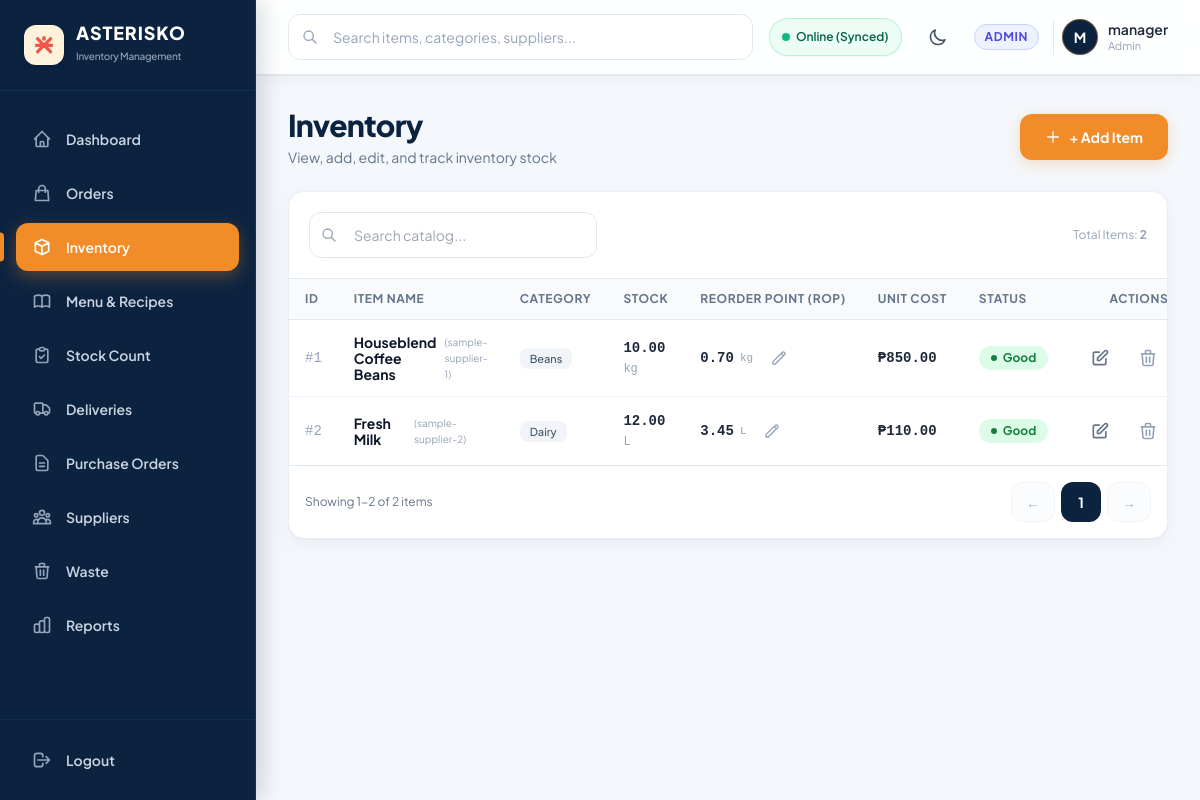
Page /pages/manage_items.php (signed in) on the earlier database version.
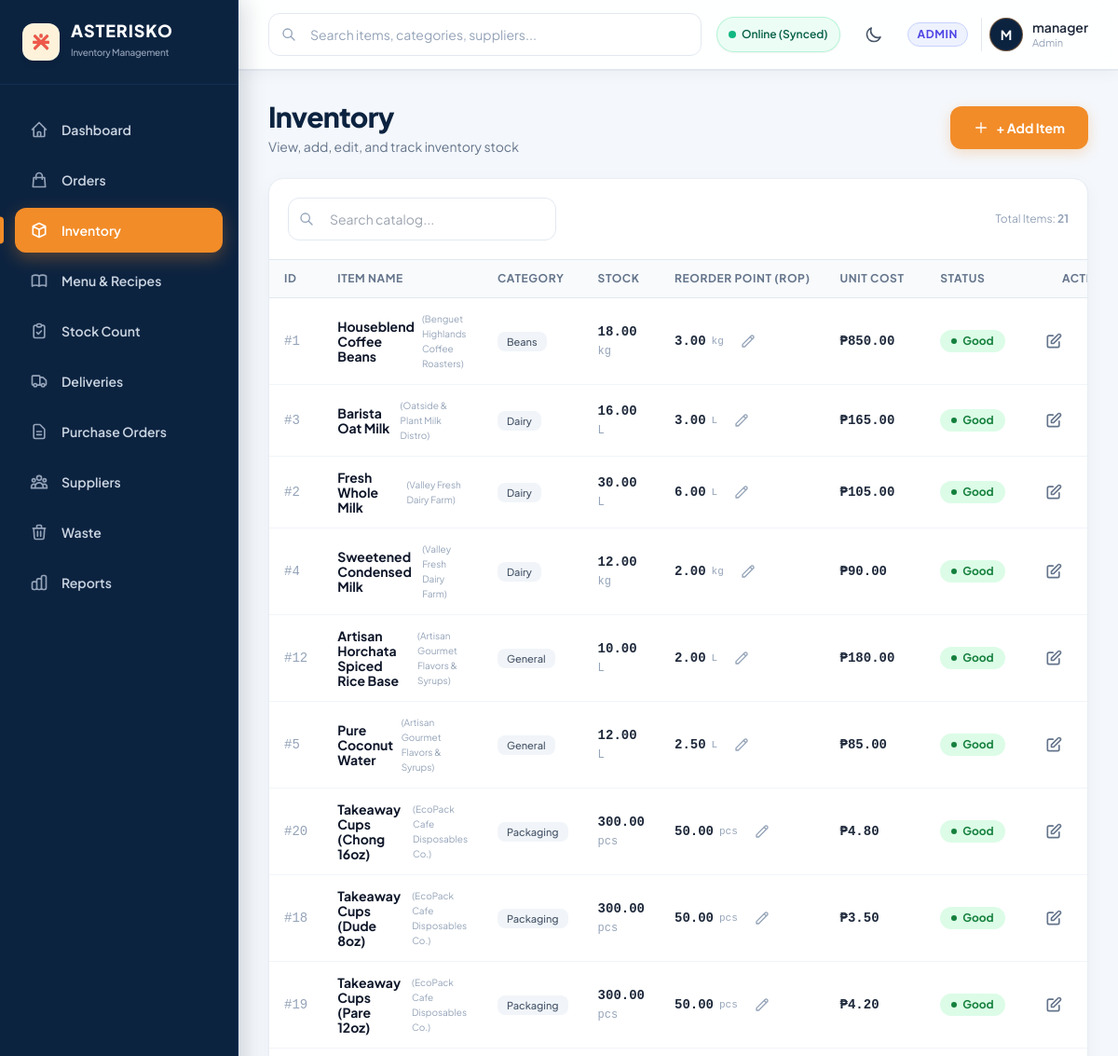
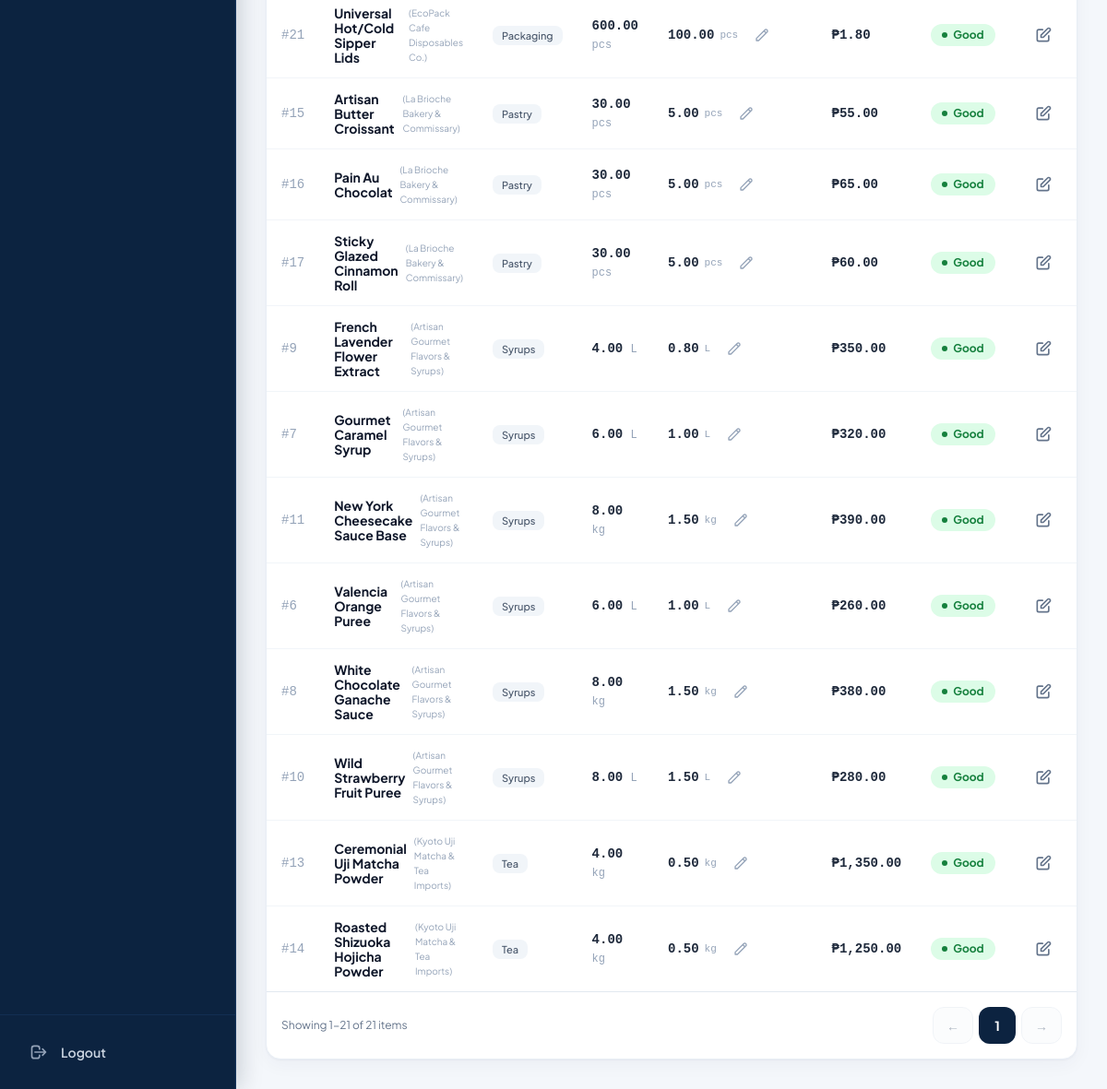
Same page on the later database version (2 pictures, top to bottom).
### pages/manage_items.php (the view, shortened to what the changed rows need)
<?php
require_once __DIR__ . '/../config/db.php';
$items = $pdo->query("
    SELECT si.*, si.NAME AS NAME, si.NAME AS name, s.NAME AS supplier_name
    FROM stock_items si
    LEFT JOIN suppliers s ON s.id = si.supplier_id
    ORDER BY si.is_active DESC, si.category, si.NAME
")->fetchAll(PDO::FETCH_ASSOC);
?>
<!DOCTYPE html>
<html lang="en">
<head>
    <?php require_once __DIR__ . '/../includes/head.php'; ?>
</head>
<body class="bg-[#F4F7FB] dark:bg-[#071526] text-slate-800 dark:text-slate-100 min-h-screen">
    <?php require_once __DIR__ . '/../includes/sidebar.php'; ?>
    <div class="lg:pl-64 flex flex-col min-h-screen">
        <main class="flex-1 p-4 sm:p-6 lg:p-8 space-y-6 max-w-7xl w-full mx-auto">
            <div class="flex flex-col sm:flex-row sm:items-center sm:justify-between gap-4">
                <div>
                    <h1 class="text-2xl sm:text-3xl font-extrabold text-slate-900 dark:text-white tracking-tight">Inventory</h1>
                </div>
            </div>
            <div class="bg-white dark:bg-[#0C2340] rounded-2xl shadow-sm border border-slate-200/80 dark:border-[#15345C] overflow-hidden">
                <div class="p-4 sm:p-5 border-b border-slate-200 dark:border-[#15345C] flex flex-col sm:flex-row justify-between items-center gap-3">
                    <span class="text-xs text-slate-400">Total Items: <b><?= count($items) ?></b></span>
                </div>
                <div class="overflow-x-auto">
                    <table class="w-full text-xs text-left" id="items-table">
                        <thead>
                            <tr>
                                <th>ID</th>
                                <th>Item Name</th>
                                <th>Category</th>
                                <th>Stock</th>
                                <th>Reorder Point (ROP)</th>
                                <th>Unit Cost</th>
                                <th>Status</th>
                                <th class="text-right">Actions</th>
                            </tr>
                        </thead>
                        <tbody>
                            <?php foreach ($items as $item):
                                $isLow = (float)$item['quantity'] <= (float)$item['reorder_point'];
                            ?>
                            <tr class="<?= !$item['is_active'] ? 'opacity-50 bg-slate-50 dark:bg-slate-900/30' : '' ?>">
                                <td class="font-mono text-slate-400">#<?= $item['id'] ?></td>
                                <td class="font-bold text-slate-900 dark:text-white">
                                    <div class="flex items-center gap-2">
                                        <span><?= htmlspecialchars($item['NAME'] ?? $item['name']) ?></span>
                                        <?php if (!empty($item['supplier_name'])): ?>
                                            <span class="text-[10px] text-slate-400 font-normal">(<?= htmlspecialchars($item['supplier_name']) ?>)</span>
                                        <?php endif; ?>
                                    </div>
                                </td>
                                <td>
                                    <span class="px-2.5 py-1 rounded-lg bg-slate-100 dark:bg-[#132E52] text-slate-600 dark:text-slate-300 text-[11px] font-medium">
                                        <?= htmlspecialchars($item['category']) ?>
                                    </span>
                                </td>
                                <td class="font-mono font-bold text-sm">
                                    <?= number_format($item['quantity'], 2) ?> <span class="text-xs font-normal text-slate-400"><?= htmlspecialchars($item['unit']) ?></span>
                                </td>
                                <td class="font-mono">
                                    <div class="inline-flex items-center gap-1.5 group">
                                        <span class="font-bold text-slate-800 dark:text-slate-200"><?= number_format($item['reorder_point'], 2) ?></span>
                                        <span class="text-[11px] text-slate-400"><?= htmlspecialchars($item['unit']) ?></span>
                                        <button type="button"
                                                onclick='openQuickRopModal(<?= $item['id'] ?>, "<?= addslashes(htmlspecialchars($item['NAME'] ?? $item['name'])) ?>", <?= (float)$item['reorder_point'] ?>, "<?= addslashes(htmlspecialchars($item['unit'])) ?>")'
                                                class="btn-icon w-9 h-9 inline-flex items-center justify-center rounded-lg text-slate-400 hover:text-[#F28C28] hover:bg-orange-50 dark:hover:bg-[#132E52] transition-colors shrink-0" title="Change Reorder Point (ROP)">
                                            <svg class="w-4 h-4" fill="none" stroke="currentColor" viewBox="0 0 24 24"><path stroke-linecap="round" stroke-linejoin="round" stroke-width="2" d="M15.232 5.232l3.536 3.536m-2.036-5.036a2.5 2.5 0 113.536 3.536L6.5 21.036H3v-3.572L16.732 3.732z"/></svg>
                                        </button>
                                    </div>
                                </td>
                                <td class="font-mono font-semibold">
                                    ₱<?= number_format($item['unit_cost'], 2) ?>
                                </td>
                                <td>
                                    <?php if (!$item['is_active']): ?>
                                        <span class="badge-danger">Inactive</span>
                                    <?php elseif ($isLow): ?>
                                        <span class="badge-low">Low Stock</span>
                                    <?php else: ?>
                                        <span class="badge-good">Good</span>
                                    <?php endif; ?>
                                </td>
                                <td class="text-right">
                                    <div class="inline-flex items-center gap-2">
                                        <button type="button"
                                                onclick='openEditModal(<?= json_encode($item) ?>)'
                                                class="btn-icon w-10 h-10 inline-flex items-center justify-center rounded-xl text-slate-500 hover:text-[#F28C28] hover:bg-orange-50 dark:hover:bg-[#132E52] transition-colors shrink-0" title="Edit Item">
                                            <svg class="w-4 h-4 sm:w-5 sm:h-5" fill="none" stroke="currentColor" viewBox="0 0 24 24"><path stroke-linecap="round" stroke-linejoin="round" stroke-width="2" d="M11 5H6a2 2 0 00-2 2v11a2 2 0 002 2h11a2 2 0 002-2v-5m-1.414-9.414a2 2 0 112.828 2.828L11.828 15H9v-2.828l8.586-8.586z"/></svg>
                                        </button>
                                        <form method="POST" class="inline-flex" onsubmit="return confirm('Change active status for this item?');">
                                            <button type="submit" class="btn-icon w-10 h-10 inline-flex items-center justify-center rounded-xl text-slate-400 hover:text-rose-500 hover:bg-rose-50 dark:hover:bg-rose-950/30 transition-colors shrink-0" title="<?= $item['is_active'] ? 'Deactivate' : 'Reactivate' ?>">
                                                <svg class="w-4 h-4 sm:w-5 sm:h-5" fill="none" stroke="currentColor" viewBox="0 0 24 24"><path stroke-linecap="round" stroke-linejoin="round" stroke-width="2" d="M19 7l-.867 12.142A2 2 0 0116.138 21H7.862a2 2 0 01-1.995-1.858L5 7m5 4v6m4-6v6m1-10V4a1 1 0 00-1-1h-4a1 1 0 00-1 1v3M4 7h16"/></svg>
                                            </button>
                                        </form>
                                    </div>
                                </td>
                            </tr>
                            <?php endforeach; ?>
                        </tbody>
                    </table>
                </div>
                <div class="p-4 border-t border-slate-200 dark:border-[#15345C] flex flex-col sm:flex-row justify-between items-center text-xs text-slate-500 gap-2">
                    <span>Showing 1-<?= count($items) ?> of <?= count($items) ?> items</span>
                    <div class="inline-flex items-center gap-1.5">
                        <button class="h-10 min-w-[2.5rem] px-3.5 text-xs sm:text-sm inline-flex items-center justify-center rounded-xl border border-slate-200 dark:border-[#173863] bg-slate-50 dark:bg-[#07172C] disabled:opacity-50" disabled>&larr;</button>
                        <span class="h-10 min-w-[2.5rem] px-3.5 text-xs sm:text-sm inline-flex items-center justify-center rounded-xl bg-[#0C2340] dark:bg-[#132E52] text-white font-bold">1</span>
                        <button class="h-10 min-w-[2.5rem] px-3.5 text-xs sm:text-sm inline-flex items-center justify-center rounded-xl border border-slate-200 dark:border-[#173863] bg-slate-50 dark:bg-[#07172C] disabled:opacity-50" disabled>&rarr;</button>
                    </div>
                </div>
            </div>
        </main>
    </div>
</body>
</html>

Differences in the rows shown:
changed stock_items "Houseblend Coffee Beans": supplier.NAME "sample-supplier-1" → "Benguet Highlands Coffee Roasters"; quantity "10.00" → "18.00"; reorder_point "0.70" → "3.00"
added stock_items: id "3", NAME "Barista Oat Milk", supplier.NAME "Oatside & Plant Milk Distro", category "Dairy", quantity "16.00", unit "L", reorder_point "3.00", unit_cost "165.00", is_active "Good"
changed stock_items id 2: NAME "Fresh Milk" → "Fresh Whole Milk"; supplier.NAME "sample-supplier-2" → "Valley Fresh Dairy Farm"; quantity "12.00" → "30.00"; reorder_point "3.45" → "6.00"; unit_cost "110.00" → "105.00"
added stock_items: id "4", NAME "Sweetened Condensed Milk", supplier.NAME "Valley Fresh Dairy Farm", category "Dairy", quantity "12.00", unit "kg", reorder_point "2.00", unit_cost "90.00", is_active "Good"
added stock_items: id "12", NAME "Artisan Horchata Spiced Rice Base", supplier.NAME "Artisan Gourmet Flavors & Syrups", category "General", quantity "10.00", unit "L", reorder_point "2.00", unit_cost "180.00", is_active "Good"
added stock_items: id "5", NAME "Pure Coconut Water", supplier.NAME "Artisan Gourmet Flavors & Syrups", category "General", quantity "12.00", unit "L", reorder_point "2.50", unit_cost "85.00", is_active "Good"
added stock_items: id "20", NAME "Takeaway Cups (Chong 16oz)", supplier.NAME "EcoPack Cafe Disposables Co.", category "Packaging", quantity "300.00", unit "pcs", reorder_point "50.00", unit_cost "4.80", is_active "Good"
added stock_items: id "18", NAME "Takeaway Cups (Dude 8oz)", supplier.NAME "EcoPack Cafe Disposables Co.", category "Packaging", quantity "300.00", unit "pcs", reorder_point "50.00", unit_cost "3.50", is_active "Good"
added stock_items: id "19", NAME "Takeaway Cups (Pare 12oz)", supplier.NAME "EcoPack Cafe Disposables Co.", category "Packaging", quantity "300.00", unit "pcs", reorder_point "50.00", unit_cost "4.20", is_active "Good"
added stock_items: id "21", NAME "Universal Hot/Cold Sipper Lids", supplier.NAME "EcoPack Cafe Disposables Co.", category "Packaging", quantity "600.00", unit "pcs", reorder_point "100.00", unit_cost "1.80", is_active "Good"
added stock_items: id "15", NAME "Artisan Butter Croissant", supplier.NAME "La Brioche Bakery & Commissary", category "Pastry", quantity "30.00", unit "pcs", reorder_point "5.00", unit_cost "55.00", is_active "Good"
added stock_items: id "16", NAME "Pain Au Chocolat", supplier.NAME "La Brioche Bakery & Commissary", category "Pastry", quantity "30.00", unit "pcs", reorder_point "5.00", unit_cost "65.00", is_active "Good"
added stock_items: id "17", NAME "Sticky Glazed Cinnamon Roll", supplier.NAME "La Brioche Bakery & Commissary", category "Pastry", quantity "30.00", unit "pcs", reorder_point "5.00", unit_cost "60.00", is_active "Good"
added stock_items: id "9", NAME "French Lavender Flower Extract", supplier.NAME "Artisan Gourmet Flavors & Syrups", category "Syrups", quantity "4.00", unit "L", reorder_point "0.80", unit_cost "350.00", is_active "Good"
added stock_items: id "7", NAME "Gourmet Caramel Syrup", supplier.NAME "Artisan Gourmet Flavors & Syrups", category "Syrups", quantity "6.00", unit "L", reorder_point "1.00", unit_cost "320.00", is_active "Good"
added stock_items: id "11", NAME "New York Cheesecake Sauce Base", supplier.NAME "Artisan Gourmet Flavors & Syrups", category "Syrups", quantity "8.00", unit "kg", reorder_point "1.50", unit_cost "390.00", is_active "Good"
added stock_items: id "6", NAME "Valencia Orange Puree", supplier.NAME "Artisan Gourmet Flavors & Syrups", category "Syrups", quantity "6.00", unit "L", reorder_point "1.00", unit_cost "260.00", is_active "Good"
added stock_items: id "8", NAME "White Chocolate Ganache Sauce", supplier.NAME "Artisan Gourmet Flavors & Syrups", category "Syrups", quantity "8.00", unit "kg", reorder_point "1.50", unit_cost "380.00", is_active "Good"
added stock_items: id "10", NAME "Wild Strawberry Fruit Puree", supplier.NAME "Artisan Gourmet Flavors & Syrups", category "Syrups", quantity "8.00", unit "L", reorder_point "1.50", unit_cost "280.00", is_active "Good"
added stock_items: id "13", NAME "Ceremonial Uji Matcha Powder", supplier.NAME "Kyoto Uji Matcha & Tea Imports", category "Tea", quantity "4.00", unit "kg", reorder_point "0.50", unit_cost "1,350.00", is_active "Good"
added stock_items: id "14", NAME "Roasted Shizuoka Hojicha Powder", supplier.NAME "Kyoto Uji Matcha & Tea Imports", category "Tea", quantity "4.00", unit "kg", reorder_point "0.50", unit_cost "1,250.00", is_active "Good"
Other differences:
count($items): "2" → "21"
